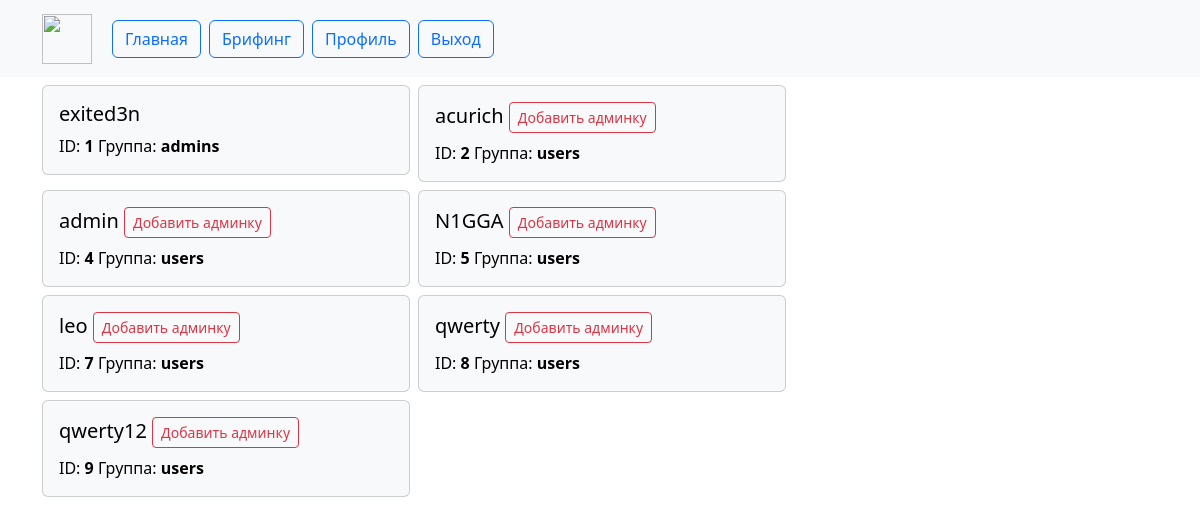
The page /adm (signed in) on the database as committed earlier.
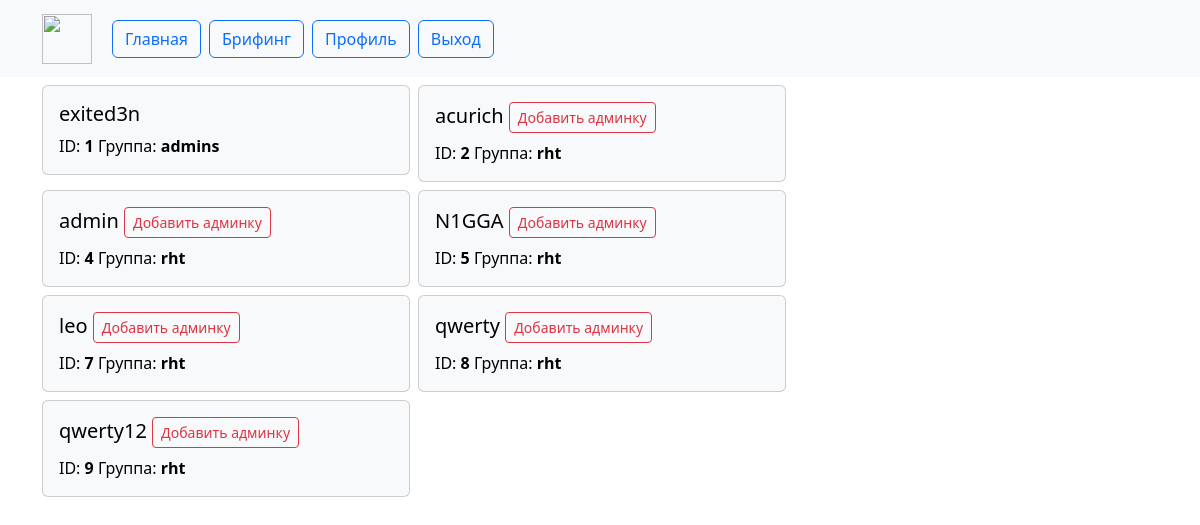
The same page on the database as committed later.
### web/models.py (models this page shows)
class User(UserMixin, db.Model):
    id = db.Column(db.Integer, primary_key=True)
    name = db.Column(db.String(1000), unique=True)
    password = db.Column(db.String(100))
    email = db.Column(db.String(100), unique=True)
    active = db.Column(db.Boolean())
    group = db.Column(db.String(100))
    created_on = db.Column(db.DateTime(), default=datetime.now())

### web/main.py (the view)
@main.route('/adm')
@login_required
def admin_panel():
    show_user = show_users()
    return render_template('admin.html', users=show_user)

### web/__init__.py (called while the page is built)
def create_app():
    app = Flask(__name__)
    app.register_error_handler(404, page_not_found)
    app.config['SECRET_KEY'] = '33bf3cd3-ad1c-4429-b636-a807fc084e92_20ef441b-a7f2-4207-b0dc-543ca0d37aa2'
    app.config['SQLALCHEMY_DATABASE_URI'] = 'sqlite:///data.db'
    db.init_app(app)
    login_manager = LoginManager()
    login_manager.login_view = 'auth.login'
    login_manager.init_app(app)
    from .models import User
    with app.app_context():
        db.create_all()
    @login_manager.user_loader
    def load_user(user_id):
        return User.query.get(int(user_id))
    from .auth import auth as auth_blueprint
    app.register_blueprint(auth_blueprint)
    from .main import main as main_blueprint
    app.register_blueprint(main_blueprint)
    return app

### web/db_functions.py (called while the page is built)
def show_users():
    users = User.query.all()
    users_list = []
    for user in users:
        users_list.append({'id': user.id, 'name': user.name, 'group': user.group, 'active': user.active})
    return users_list

### web/templates/admin.html
{% extends "base.html" %}
{% block content %}
<div class="row row-cols-1 row-cols-md-2 g-2">
        {% for user in users %}
  <div class="col">
    <div class="card text-bg-light">
      <div class="card-body">
        <h5 class="card-title">{{ user.name }}
          {% if user.group != 'admins' %}
         <button type="button" class="btn btn-outline-danger btn-sm">Добавить админку</button>
        {% endif %}
        </h5>
          <p class="card-text">ID: <b>{{ user.id }}</b>  Группа: <b>{{ user.group }}</b> </p>
      </div>
    </div>
  </div>
{% endfor %}
</div>
{% endblock %}

### web/templates/base.html (shortened to what this page needs)
<!DOCTYPE html>
<html>
<head>
    <link href="https://cdn.jsdelivr.net/npm/bootstrap@5.3.0/dist/css/bootstrap.min.css" rel="stylesheet">
  </head>
<body>
   <nav class="navbar navbar-expand-lg navbar-light bg-light">
  <div class="container">
    <a class="navbar-brand" href="/">
      <img src="https://ctftime.org/media/cache/44/39/4439ee82adb00a673e1f53d0218a0e95.png" alt="" width="50" height="50" class="d-inline-block align-text-top">
    </a>
       <div class="collapse navbar-collapse" id="navbarSupportedContent">
      <ul class="navbar-nav me-auto mb-2 mb-lg-0">
        <li class="nav-item">
       <a href="/" class="mx-1 my-1 btn btn-outline-primary" role="button">Главная</a>
        </li>
          <li>
      <a href="/settings" class="mx-1 my-1 btn btn-outline-primary" role="button">Брифинг</a>
              </li>
      {% if current_user.is_authenticated %}
          <li>
        <a href="{{ url_for('main.profile') }}" class="mx-1 my-1 btn btn-outline-primary" role="button">
            Профиль
        </a>
              </li>
        {% endif %}
        {% if current_user.is_authenticated %}
          <li>
        <a href="{{ url_for('auth.logout') }}" class="mx-1 my-1 btn btn-outline-primary">
            Выход
        </a>
              </li>
        {% endif %}
      </ul>
       </div>
  </div>
</nav>
    <div class="container">
        <div class="form-row align-items-center">
            <div class="col-md-8 my-2">
               {% block content %}
               {% endblock %}
            </div>
        </div>
    </div>
</body>
</html>

Rows that differ between the two databases and show on the page:
changed User "acurich": group "users" → "rht"
changed User "admin": group "users" → "rht"
changed User "N1GGA": group "users" → "rht"
changed User "leo": group "users" → "rht"
changed User "qwerty": group "users" → "rht"
changed User "qwerty12": group "users" → "rht"
